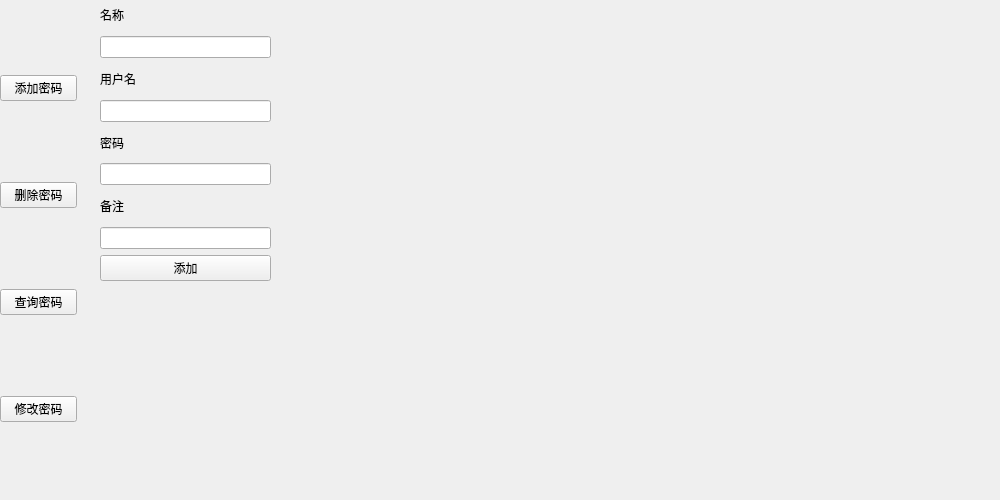
<?xml version="1.0" encoding="UTF-8"?>
<ui version="4.0">
 <class>Form</class>
 <widget class="QWidget" name="Form">
  <property name="geometry">
   <rect>
    <x>0</x>
    <y>0</y>
    <width>1000</width>
    <height>500</height>
   </rect>
  </property>
  <property name="maximumSize">
   <size>
    <width>10000</width>
    <height>500000</height>
   </size>
  </property>
  <property name="windowTitle">
   <string>密码操作</string>
  </property>
  <widget class="QWidget" name="widget_add" native="true">
   <property name="geometry">
    <rect>
     <x>100</x>
     <y>0</y>
     <width>171</width>
     <height>281</height>
    </rect>
   </property>
   <layout class="QVBoxLayout" name="verticalLayout_2">
    <item>
     <widget class="QLabel" name="label_add1">
      <property name="lineWidth">
       <number>1</number>
      </property>
      <property name="text">
       <string>名称</string>
      </property>
     </widget>
    </item>
    <item>
     <widget class="QLineEdit" name="line_add1"/>
    </item>
    <item>
     <widget class="QLabel" name="label_add2">
      <property name="text">
       <string>用户名</string>
      </property>
     </widget>
    </item>
    <item>
     <widget class="QLineEdit" name="line_add2"/>
    </item>
    <item>
     <widget class="QLabel" name="label_add3">
      <property name="text">
       <string>密码</string>
      </property>
     </widget>
    </item>
    <item>
     <widget class="QLineEdit" name="line_add3"/>
    </item>
    <item>
     <widget class="QLabel" name="label_add4">
      <property name="text">
       <string>备注 </string>
      </property>
     </widget>
    </item>
    <item>
     <widget class="QLineEdit" name="line_add4"/>
    </item>
    <item>
     <widget class="QPushButton" name="button_add2">
      <property name="text">
       <string>添加</string>
      </property>
     </widget>
    </item>
   </layout>
  </widget>
  <widget class="QWidget" name="layoutWidget">
   <property name="geometry">
    <rect>
     <x>0</x>
     <y>0</y>
     <width>77</width>
     <height>501</height>
    </rect>
   </property>
   <layout class="QVBoxLayout" name="verticalLayout">
    <item>
     <widget class="QPushButton" name="button_add">
      <property name="text">
       <string>添加密码</string>
      </property>
     </widget>
    </item>
    <item>
     <widget class="QPushButton" name="button_del">
      <property name="text">
       <string>删除密码</string>
      </property>
     </widget>
    </item>
    <item>
     <widget class="QPushButton" name="button_change">
      <property name="text">
       <string>查询密码</string>
      </property>
     </widget>
    </item>
    <item>
     <widget class="QPushButton" name="button_search">
      <property name="text">
       <string>修改密码</string>
      </property>
     </widget>
    </item>
   </layout>
  </widget>
 </widget>
 <resources/>
 <connections/>
</ui>
